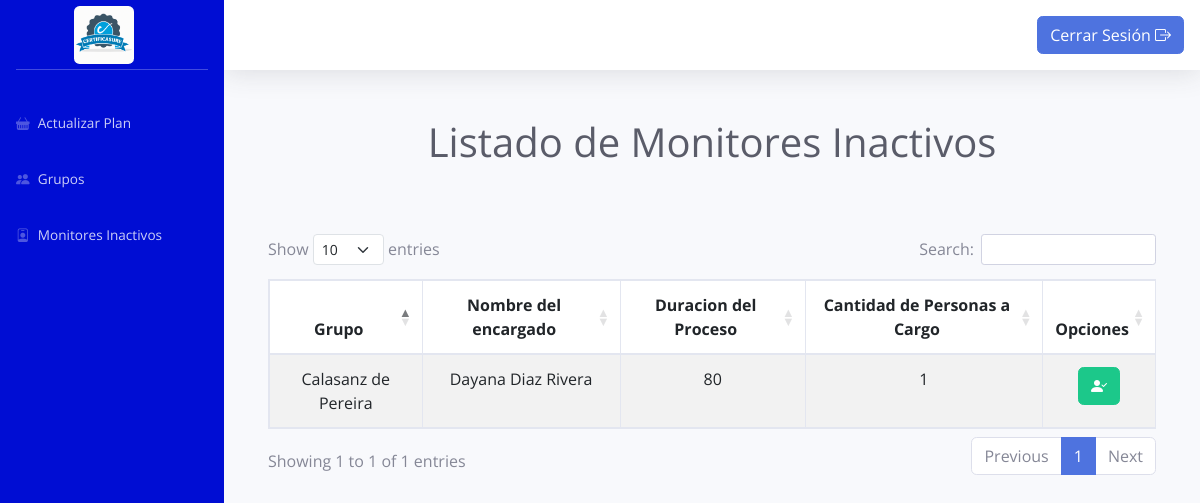
The app's page /monitores_inactivos.php (signed in) with its own data.
### tables this page shows
CREATE TABLE `usuario_monitor` (
  `id_monitor` int(10) NOT NULL,
  `id_usuario` int(10) NOT NULL,
  `id_admin` int(10) NOT NULL,
  `nombre` varchar(30) NOT NULL,
  `apellido` varchar(30) NOT NULL,
  `grupo` varchar(30) NOT NULL,
  `duracion_proceso` int(10) NOT NULL,
  `estado` enum('Activo','Inactivo') NOT NULL
);

### monitores_inactivos.php (the view, shortened to what this page needs)
<?php
    include('conexion.php');
?>
<!DOCTYPE html>
<html lang="es">
    <head>
        <link href="https://cdn.jsdelivr.net/npm/bootstrap@5.3.0-alpha3/dist/css/bootstrap.min.css" rel="stylesheet">
	    <link rel="stylesheet" href="https://cdn.jsdelivr.net/npm/bootstrap-icons@1.8.1/font/bootstrap-icons.css">
        <link rel="stylesheet" href="css/footer.css">
        <link href="https://cdn.datatables.net/1.11.3/css/dataTables.bootstrap5.min.css" rel="stylesheet">
        <link rel="stylesheet" href="css/estilos.css">
        <link rel="stylesheet" href="css/estilo.css">
        <link href="css/sb-admin-2.min.css" rel="stylesheet">
        <link href="css/estilo2.css" rel="stylesheet">
    </head>
    <body id="page-top">
        <?php
            $consulta = "SELECT * FROM usuario
                        INNER JOIN usuario_admin ON usuario_admin.id_usuario = usuario.id_usuario
                        INNER JOIN rol ON usuario.id_rol = rol.id_rol WHERE rol.id_rol = '1'";
            $resultado = mysqli_query($enlace, $consulta);
            $fila = mysqli_fetch_array($resultado)
        ?>
    <div id="wrapper">
        <ul class="navbar-nav sidebar sidebar-dark accordion" id="accordionSidebar" style="background-color: #000DD3;">
            <center>
                <a class="navbar-brand" href="inicio_administrador.php">
                    <img src="img/Logo.png" alt="" width="60" height="0" class="rounded img-fluid d-inline-block align-text-top">
                </a>
            </center>
            <hr class="sidebar-divider my-0" style="background-color: #ffffff;"><br>
            <li class="nav-item">
                <a class="nav-link" href="cambiar_plan.php?id_usuario=<?php echo $_SESSION['id_usuario']; ?>">
                    <i class="bi bi-basket-fill"></i>
                    <span>Actualizar Plan</span>
                </a>
            </li>
            <li class="nav-item">
                <a class="nav-link" href="crud_monitor.php?id_usuario=<?php echo $_SESSION['id_usuario']; ?>">
                <i class="bi bi-people-fill"></i>
                    <span>Grupos</span>
                </a>
            </li>
            <li class="nav-item">
                <a class="nav-link" href="monitores_inactivos.php?id_usuario=<?php echo $_SESSION['id_usuario']; ?>">
                <i class="bi bi-person-badge"></i>
                <span>Monitores Inactivos</span></a>
            </li>
        </ul>
        <div id="content-wrapper" class="d-flex flex-column">
            <div id="content">
                <nav class="navbar navbar-expand navbar-light bg-white topbar mb-4 static-top shadow">
                    <ul class="navbar-nav ml-auto">
                        <div class="navbar-nav mr-auto">
                            <button type="button" class="btn btn-primary" data-bs-toggle="modal" data-bs-target="#modalSalir">Cerrar Sesión <i class="bi bi-box-arrow-right"></i></button>
                        </div>
                    </ul>
                </nav>
                <br>
                <center>
                    <h1 class="h1 mb-4 text-gray-800">Listado de Monitores Inactivos</h1>
                </center>
                <div class="container-fluid">
                    <div class="card-body">
                        <br>
                        <div class="table-responsive">
                            <table id="mytabla" class="table table-striped table-bordered" style="width:100%">
                                <thead>
                                    <tr>
                                        <th>
                                            <center>Grupo</center>
                                        </th>
                                        <th>
                                            <center>Nombre del encargado</center>
                                        </th>
                                        <th>
                                            <center>Duracion del Proceso</center>
                                        </th>
                                        <th>
                                            <center>Cantidad de Personas a Cargo</center>
                                        </th>
                                        <th>
                                            <center>Opciones</center>
                                        </th>
                                    </tr>
                                </thead>
                                <tbody>
                                    <?php
                                    $consulta2 = "SELECT usuario_admin.id_admin, usuario_monitor.id_monitor, usuario_monitor.nombre, usuario_monitor.apellido,
                                    usuario_monitor.grupo, usuario_monitor.duracion_proceso, usuario_monitor.estado
                                    FROM usuario_monitor
                                    LEFT JOIN usuario ON usuario.id_usuario = usuario_monitor.id_usuario
                                    LEFT JOIN usuario_admin ON usuario_admin.id_admin = usuario_monitor.id_admin
                                    WHERE usuario_monitor.estado = 'Inactivo' AND usuario_admin.id_admin = '" . $fila['id_admin'] . "' GROUP BY usuario_monitor.id_monitor";
                                    $resultado2 = mysqli_query($enlace, $consulta2);
                                    while ($fila2 = mysqli_fetch_array($resultado2)) {
                                        $id_monitor = $fila2['id_monitor'];
                                        $consulta3 = "SELECT COUNT(id_estudiante) AS cantidad_usuarios
                                        FROM usuario_normal WHERE id_monitor = $id_monitor";
                                        $resultado3 = mysqli_query($enlace, $consulta3);
                                        $fila3 = mysqli_fetch_array($resultado3);
                                        ?>
                                        <tr>
                                            <td>
                                                <center><?php echo $fila2['grupo']; ?></center>
                                            </td>
                                            <td>
                                                <center><?php echo $fila2['nombre']; ?> <?php echo $fila2['apellido']; ?></center>
                                            </td>
                                            <td>
                                                <center><?php echo $fila2['duracion_proceso']; ?></center>
                                            </td>
                                            <td>
                                                <center><?php echo $fila3['cantidad_usuarios']; ?></center>
                                            </td>
                                            <td>
                                                <center><button type="button" class="btn btn-success" data-bs-toggle="modal" data-bs-target="#modalActivar<?php echo $fila2['id_monitor']; ?>"><i class="bi bi-person-check-fill"></i></button></center>
                                            </td>
                                        </tr>
                                    <?php
                                    }
                                    ?>
                                </tbody>
                            </table>
                        </div>
                    </div>
                </div>
            </div>
        </div>
    </div>
</body>
</html>

### css/footer.css (style rules this page uses)
* { margin: 0; padding: 0; box-sizing: border-box; font-family: 'Open Sans', sans-serif; }

### css/estilo.css (style rules this page uses)
body { background-color: #E5E7E9; }

### records on screen
usuario_monitor: grupo "Calasanz de Pereira", nombre "Dayana", apellido "Diaz Rivera", duracion_proceso "80", cantidad_usuarios "1"
